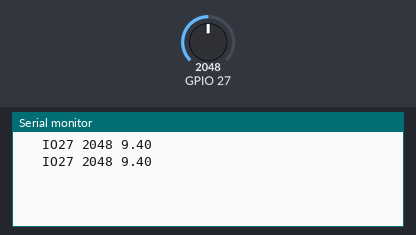
Simulated run of this sketch. Board: ESP32. On the bench: the last lines printed to the serial monitor. The test bench sets the inputs (shaded band); at power-on: GPIO 27 = 2048.

Above: at 1.2 s.
1.3 s: GPIO 27 set to 2866
At 2.6 s:
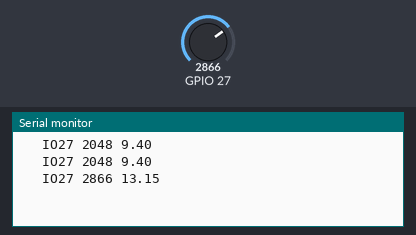
2.8 s: GPIO 27 set to 3603
At 3.8 s:
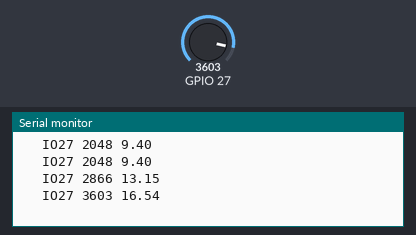
Timing chart, 0 to 5.8 s (numbered marks = the images above; inputs shaded):
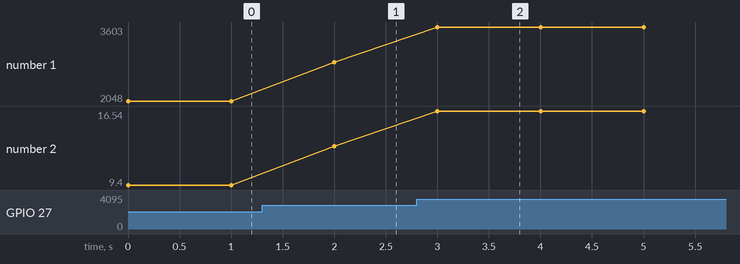

Measured:
- after the input at 1.3 s, the serial monitor: prints a new line after 0.70 s (image 1)
- after the input at 2.8 s, the serial monitor: prints a new line after 0.20 s (image 2)
- plotted number 1: 2048 → 2866 after the input at 1.3 s, 2866 → 3603 after the input at 2.8 s
- plotted number 2: 9.4 → 13.15 after the input at 1.3 s, 13.15 → 16.54 after the input at 2.8 s

The sketch:

batteryCheck.ino
```cpp
void setup() {
  Serial.begin(9600);
  //analogReference();
  pinMode(27, INPUT);
}

void loop() {
  Serial.print("   IO27 ");
  Serial.print(analogRead(27));
  Serial.print(" ");
  Serial.println(((double)analogRead(27)) / 1024 * 4.70);
  delay(1000);
}
```
